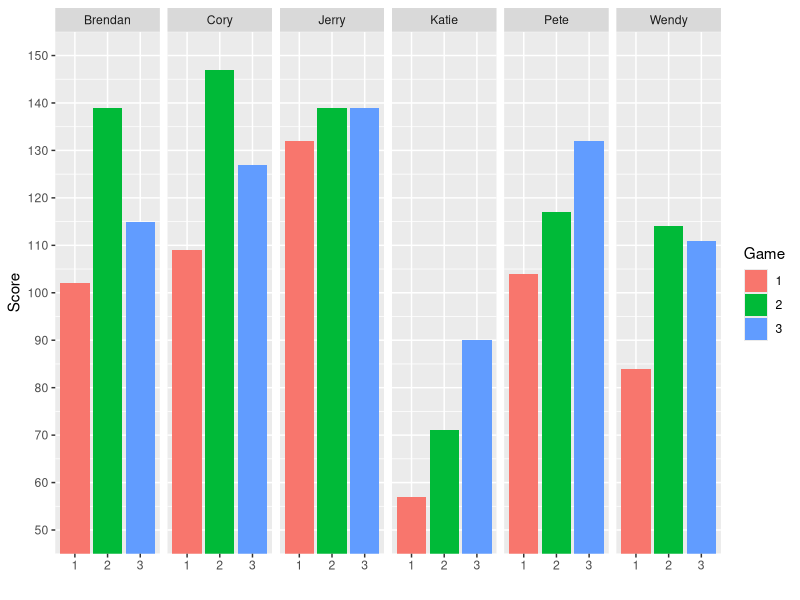
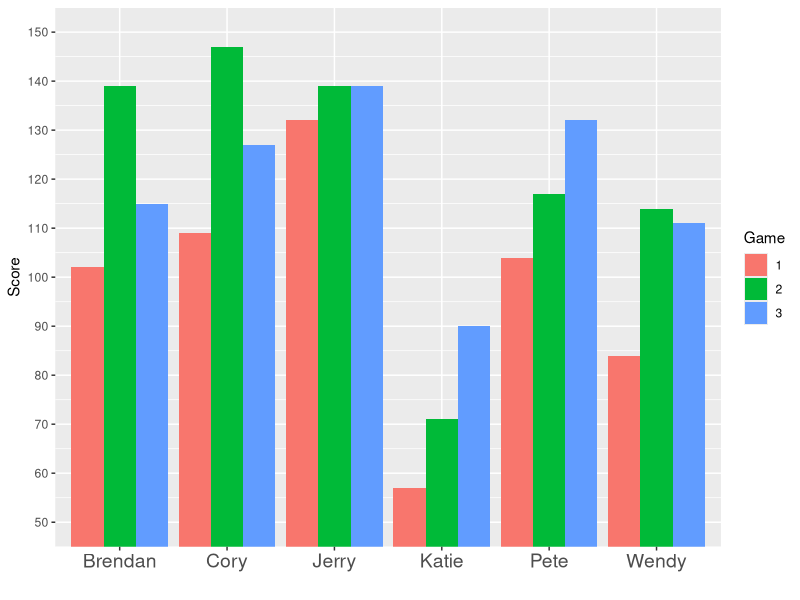
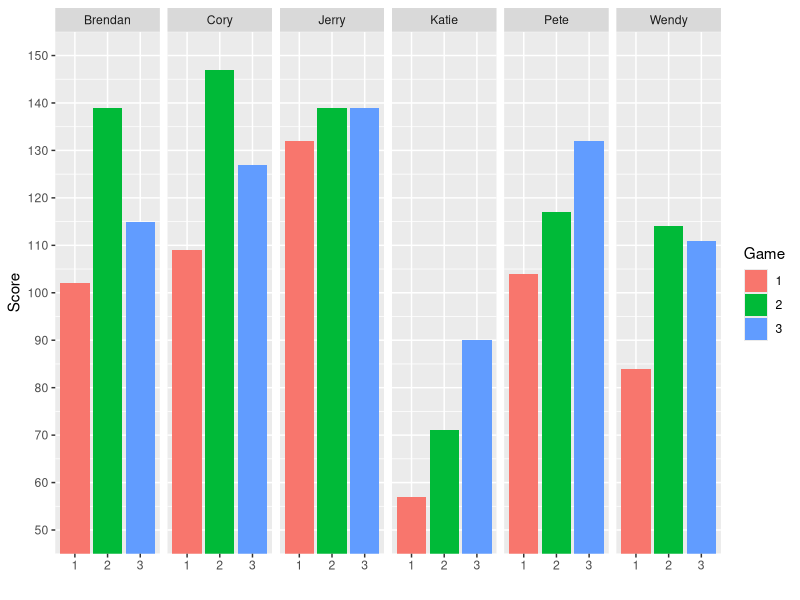
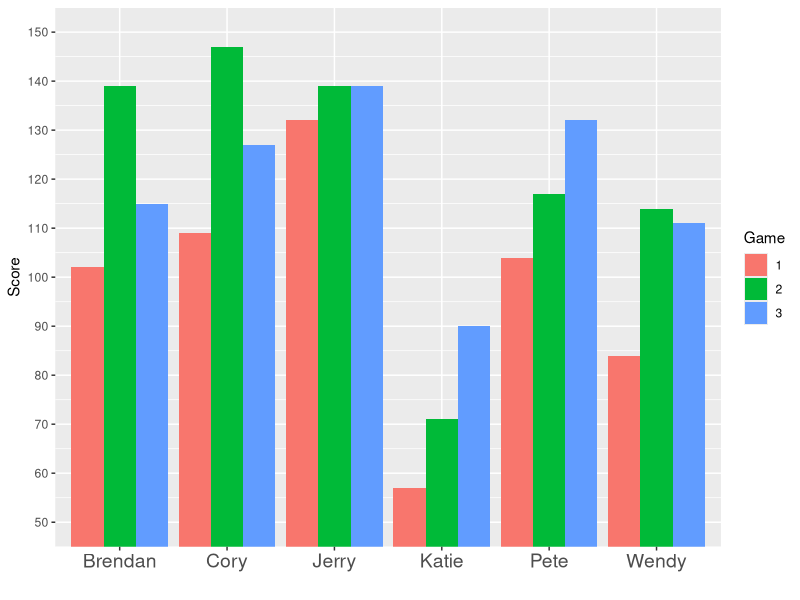

The R script that drew these images, in order: (Note: this script raises an error after producing the figures.)

library(ggplot2)
df <- read.csv("bowling.csv", strip.white=T)

a <- 1:200

# faceted
ggplot(df, aes(x=factor(game), y=score)) +
  geom_bar(stat="identity",aes(fill=factor(game))) + facet_grid(.~name) +
  coord_cartesian(ylim=c(50, 150)) + scale_y_continuous(breaks=a[a%%10==0]) +
  scale_fill_discrete(name="Game") + xlab("") + ylab("Score")
ggsave("faceted_bowling.jpg")

# dodged
ggplot(df, aes(x=factor(name), y=score)) +
  geom_bar(position="dodge", stat="identity",aes(fill=factor(game))) +
  coord_cartesian(ylim=c(50, 150)) + scale_y_continuous(breaks=a[a%%10==0]) +
  xlab("") + ylab("Score") + scale_fill_discrete(name="Game") +
  theme(axis.text.x = element_text(size=14))
ggsave("dodged_bowling.jpg")

# create blog post
library(markdown)
library(knitr)
knit("blog_post.Rmd")
markdownToHTML("blog_post.md", "blog_post.html", fragment.only = TRUE)
